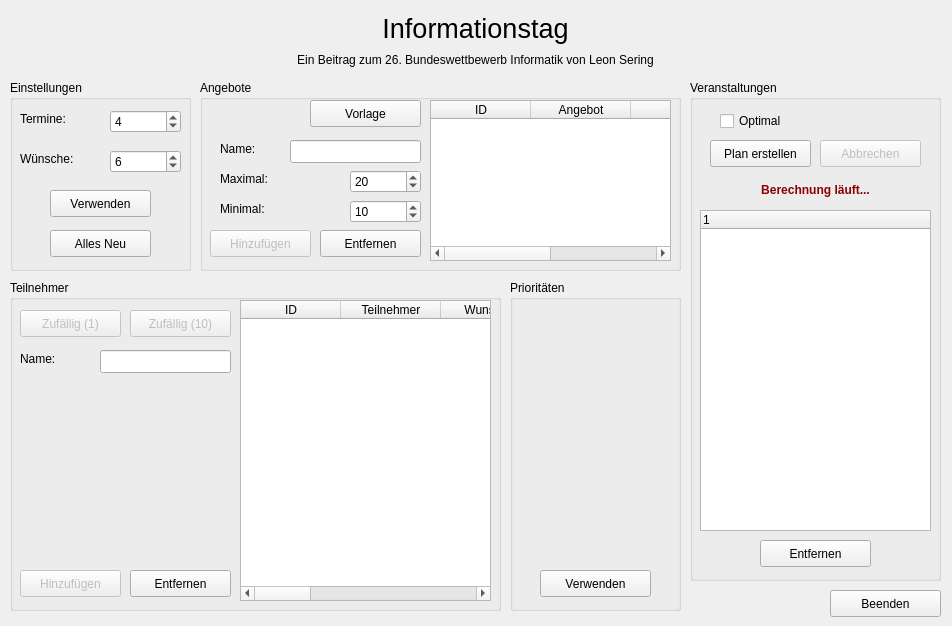
<ui version="4.0" >
 <class>QtInformationstagClass</class>
 <widget class="QWidget" name="QtInformationstagClass" >
  <property name="geometry" >
   <rect>
    <x>0</x>
    <y>0</y>
    <width>952</width>
    <height>626</height>
   </rect>
  </property>
  <property name="minimumSize" >
   <size>
    <width>952</width>
    <height>626</height>
   </size>
  </property>
  <property name="maximumSize" >
   <size>
    <width>952</width>
    <height>626</height>
   </size>
  </property>
  <property name="windowTitle" >
   <string>Informationstag</string>
  </property>
  <widget class="QLabel" name="labelInformationstag" >
   <property name="geometry" >
    <rect>
     <x>10</x>
     <y>10</y>
     <width>931</width>
     <height>36</height>
    </rect>
   </property>
   <property name="font" >
    <font>
     <pointsize>20</pointsize>
     <weight>50</weight>
     <bold>false</bold>
    </font>
   </property>
   <property name="text" >
    <string>Informationstag</string>
   </property>
   <property name="alignment" >
    <set>Qt::AlignCenter</set>
   </property>
  </widget>
  <widget class="QPushButton" name="btBeenden" >
   <property name="geometry" >
    <rect>
     <x>830</x>
     <y>590</y>
     <width>111</width>
     <height>27</height>
    </rect>
   </property>
   <property name="text" >
    <string>Beenden</string>
   </property>
  </widget>
  <widget class="QGroupBox" name="gBoxAngebot" >
   <property name="geometry" >
    <rect>
     <x>200</x>
     <y>80</y>
     <width>481</width>
     <height>191</height>
    </rect>
   </property>
   <property name="title" >
    <string>Angebote</string>
   </property>
   <widget class="QLabel" name="labelNameAngebot" >
    <property name="geometry" >
     <rect>
      <x>20</x>
      <y>60</y>
      <width>57</width>
      <height>18</height>
     </rect>
    </property>
    <property name="text" >
     <string>Name:</string>
    </property>
   </widget>
   <widget class="QLabel" name="labelMin" >
    <property name="geometry" >
     <rect>
      <x>20</x>
      <y>120</y>
      <width>57</width>
      <height>18</height>
     </rect>
    </property>
    <property name="text" >
     <string>Minimal:</string>
    </property>
   </widget>
   <widget class="QLabel" name="labelMax" >
    <property name="geometry" >
     <rect>
      <x>20</x>
      <y>90</y>
      <width>57</width>
      <height>18</height>
     </rect>
    </property>
    <property name="text" >
     <string>Maximal:</string>
    </property>
   </widget>
   <widget class="QLineEdit" name="nameAngebot" >
    <property name="geometry" >
     <rect>
      <x>90</x>
      <y>60</y>
      <width>131</width>
      <height>23</height>
     </rect>
    </property>
    <property name="text" >
     <string/>
    </property>
   </widget>
   <widget class="QSpinBox" name="sBoxMin" >
    <property name="geometry" >
     <rect>
      <x>150</x>
      <y>120</y>
      <width>71</width>
      <height>23</height>
     </rect>
    </property>
    <property name="minimum" >
     <number>1</number>
    </property>
    <property name="value" >
     <number>10</number>
    </property>
   </widget>
   <widget class="QSpinBox" name="sBoxMax" >
    <property name="geometry" >
     <rect>
      <x>150</x>
      <y>90</y>
      <width>71</width>
      <height>23</height>
     </rect>
    </property>
    <property name="minimum" >
     <number>2</number>
    </property>
    <property name="value" >
     <number>20</number>
    </property>
   </widget>
   <widget class="QPushButton" name="btAngebotHinzufuegen" >
    <property name="enabled" >
     <bool>false</bool>
    </property>
    <property name="geometry" >
     <rect>
      <x>10</x>
      <y>150</y>
      <width>101</width>
      <height>27</height>
     </rect>
    </property>
    <property name="text" >
     <string>Hinzufügen</string>
    </property>
   </widget>
   <widget class="QTableWidget" name="tableAngebote" >
    <property name="geometry" >
     <rect>
      <x>230</x>
      <y>20</y>
      <width>241</width>
      <height>161</height>
     </rect>
    </property>
    <property name="selectionMode" >
     <enum>QAbstractItemView::SingleSelection</enum>
    </property>
    <property name="selectionBehavior" >
     <enum>QAbstractItemView::SelectRows</enum>
    </property>
    <property name="columnCount" >
     <number>4</number>
    </property>
    <column>
     <property name="text" >
      <string>ID</string>
     </property>
    </column>
    <column>
     <property name="text" >
      <string>Angebot</string>
     </property>
    </column>
    <column>
     <property name="text" >
      <string>Min</string>
     </property>
    </column>
    <column>
     <property name="text" >
      <string>Max</string>
     </property>
    </column>
   </widget>
   <widget class="QPushButton" name="btVorlageHinzufuegen" >
    <property name="geometry" >
     <rect>
      <x>110</x>
      <y>20</y>
      <width>111</width>
      <height>27</height>
     </rect>
    </property>
    <property name="text" >
     <string>Vorlage</string>
    </property>
   </widget>
   <widget class="QPushButton" name="btAngebotEntfernen" >
    <property name="geometry" >
     <rect>
      <x>120</x>
      <y>150</y>
      <width>101</width>
      <height>27</height>
     </rect>
    </property>
    <property name="text" >
     <string>Entfernen</string>
    </property>
   </widget>
  </widget>
  <widget class="QGroupBox" name="gBoxTeilnehmer" >
   <property name="geometry" >
    <rect>
     <x>10</x>
     <y>280</y>
     <width>491</width>
     <height>331</height>
    </rect>
   </property>
   <property name="title" >
    <string>Teilnehmer</string>
   </property>
   <widget class="QLabel" name="labelNameTeilnehmer" >
    <property name="geometry" >
     <rect>
      <x>10</x>
      <y>70</y>
      <width>57</width>
      <height>18</height>
     </rect>
    </property>
    <property name="text" >
     <string>Name:</string>
    </property>
   </widget>
   <widget class="QLineEdit" name="nameTeilnehmer" >
    <property name="geometry" >
     <rect>
      <x>90</x>
      <y>70</y>
      <width>131</width>
      <height>23</height>
     </rect>
    </property>
   </widget>
   <widget class="QPushButton" name="btTeilnehmerHinzufuegen" >
    <property name="enabled" >
     <bool>false</bool>
    </property>
    <property name="geometry" >
     <rect>
      <x>10</x>
      <y>290</y>
      <width>101</width>
      <height>27</height>
     </rect>
    </property>
    <property name="text" >
     <string>Hinzufügen</string>
    </property>
   </widget>
   <widget class="QTableWidget" name="tableTeilnehmer" >
    <property name="geometry" >
     <rect>
      <x>230</x>
      <y>20</y>
      <width>251</width>
      <height>301</height>
     </rect>
    </property>
    <property name="selectionMode" >
     <enum>QAbstractItemView::SingleSelection</enum>
    </property>
    <property name="selectionBehavior" >
     <enum>QAbstractItemView::SelectRows</enum>
    </property>
    <property name="columnCount" >
     <number>8</number>
    </property>
    <column>
     <property name="text" >
      <string>ID</string>
     </property>
    </column>
    <column>
     <property name="text" >
      <string>Teilnehmer</string>
     </property>
    </column>
    <column>
     <property name="text" >
      <string>Wunsch 1</string>
     </property>
    </column>
    <column>
     <property name="text" >
      <string>Wunsch 2</string>
     </property>
    </column>
    <column>
     <property name="text" >
      <string>Wunsch 3</string>
     </property>
    </column>
    <column>
     <property name="text" >
      <string>Wunsch 4</string>
     </property>
    </column>
    <column>
     <property name="text" >
      <string>Wunsch 5</string>
     </property>
    </column>
    <column>
     <property name="text" >
      <string>Wunsch 6</string>
     </property>
    </column>
   </widget>
   <widget class="QPushButton" name="btTeilnehmerEntfernen" >
    <property name="geometry" >
     <rect>
      <x>120</x>
      <y>290</y>
      <width>101</width>
      <height>27</height>
     </rect>
    </property>
    <property name="text" >
     <string>Entfernen</string>
    </property>
   </widget>
   <widget class="QPushButton" name="btZufaellig1" >
    <property name="enabled" >
     <bool>false</bool>
    </property>
    <property name="geometry" >
     <rect>
      <x>10</x>
      <y>30</y>
      <width>101</width>
      <height>27</height>
     </rect>
    </property>
    <property name="text" >
     <string>Zufällig (1)</string>
    </property>
   </widget>
   <widget class="QPushButton" name="btZufaellig10" >
    <property name="enabled" >
     <bool>false</bool>
    </property>
    <property name="geometry" >
     <rect>
      <x>120</x>
      <y>30</y>
      <width>101</width>
      <height>27</height>
     </rect>
    </property>
    <property name="text" >
     <string>Zufällig (10)</string>
    </property>
   </widget>
  </widget>
  <widget class="QGroupBox" name="gBoxVeranstaltungen" >
   <property name="geometry" >
    <rect>
     <x>690</x>
     <y>80</y>
     <width>251</width>
     <height>501</height>
    </rect>
   </property>
   <property name="title" >
    <string>Veranstaltungen</string>
   </property>
   <widget class="QTreeWidget" name="treeVeranstaltungen" >
    <property name="geometry" >
     <rect>
      <x>10</x>
      <y>130</y>
      <width>231</width>
      <height>321</height>
     </rect>
    </property>
    <column>
     <property name="text" >
      <string>1</string>
     </property>
    </column>
   </widget>
   <widget class="QPushButton" name="btVeranstaltungenEntfernen" >
    <property name="geometry" >
     <rect>
      <x>70</x>
      <y>460</y>
      <width>111</width>
      <height>27</height>
     </rect>
    </property>
    <property name="text" >
     <string>Entfernen</string>
    </property>
   </widget>
   <widget class="QPushButton" name="btPlanErstellen" >
    <property name="geometry" >
     <rect>
      <x>20</x>
      <y>60</y>
      <width>101</width>
      <height>27</height>
     </rect>
    </property>
    <property name="text" >
     <string>Plan erstellen</string>
    </property>
   </widget>
   <widget class="QCheckBox" name="cBoxOptimal" >
    <property name="geometry" >
     <rect>
      <x>30</x>
      <y>30</y>
      <width>83</width>
      <height>22</height>
     </rect>
    </property>
    <property name="text" >
     <string>Optimal</string>
    </property>
   </widget>
   <widget class="QPushButton" name="btAbbrechen" >
    <property name="enabled" >
     <bool>false</bool>
    </property>
    <property name="geometry" >
     <rect>
      <x>130</x>
      <y>60</y>
      <width>101</width>
      <height>27</height>
     </rect>
    </property>
    <property name="text" >
     <string>Abbrechen</string>
    </property>
   </widget>
   <widget class="QLabel" name="labelStatus" >
    <property name="geometry" >
     <rect>
      <x>10</x>
      <y>100</y>
      <width>231</width>
      <height>20</height>
     </rect>
    </property>
    <property name="palette" >
     <palette>
      <active>
       <colorrole role="WindowText" >
        <brush brushstyle="SolidPattern" >
         <color alpha="255" >
          <red>139</red>
          <green>0</green>
          <blue>0</blue>
         </color>
        </brush>
       </colorrole>
      </active>
      <inactive>
       <colorrole role="WindowText" >
        <brush brushstyle="SolidPattern" >
         <color alpha="255" >
          <red>139</red>
          <green>0</green>
          <blue>0</blue>
         </color>
        </brush>
       </colorrole>
      </inactive>
      <disabled>
       <colorrole role="WindowText" >
        <brush brushstyle="SolidPattern" >
         <color alpha="255" >
          <red>119</red>
          <green>119</green>
          <blue>121</blue>
         </color>
        </brush>
       </colorrole>
      </disabled>
     </palette>
    </property>
    <property name="font" >
     <font>
      <weight>75</weight>
      <bold>true</bold>
     </font>
    </property>
    <property name="text" >
     <string>Berechnung läuft...</string>
    </property>
    <property name="alignment" >
     <set>Qt::AlignCenter</set>
    </property>
   </widget>
  </widget>
  <widget class="QGroupBox" name="gBoxEinstellungen" >
   <property name="geometry" >
    <rect>
     <x>10</x>
     <y>80</y>
     <width>181</width>
     <height>191</height>
    </rect>
   </property>
   <property name="title" >
    <string>Einstellungen</string>
   </property>
   <widget class="QPushButton" name="btEinstellungenVerwenden" >
    <property name="geometry" >
     <rect>
      <x>40</x>
      <y>110</y>
      <width>101</width>
      <height>27</height>
     </rect>
    </property>
    <property name="text" >
     <string>Verwenden</string>
    </property>
   </widget>
   <widget class="QSpinBox" name="sBoxAnzWuensche" >
    <property name="geometry" >
     <rect>
      <x>100</x>
      <y>70</y>
      <width>71</width>
      <height>23</height>
     </rect>
    </property>
    <property name="minimum" >
     <number>1</number>
    </property>
    <property name="maximum" >
     <number>20</number>
    </property>
    <property name="value" >
     <number>6</number>
    </property>
   </widget>
   <widget class="QSpinBox" name="sBoxAnzTermine" >
    <property name="geometry" >
     <rect>
      <x>100</x>
      <y>30</y>
      <width>71</width>
      <height>23</height>
     </rect>
    </property>
    <property name="minimum" >
     <number>1</number>
    </property>
    <property name="maximum" >
     <number>10</number>
    </property>
    <property name="value" >
     <number>4</number>
    </property>
   </widget>
   <widget class="QLabel" name="labelAnzahlTermine" >
    <property name="geometry" >
     <rect>
      <x>10</x>
      <y>30</y>
      <width>52</width>
      <height>18</height>
     </rect>
    </property>
    <property name="text" >
     <string>Termine:</string>
    </property>
   </widget>
   <widget class="QLabel" name="labelAnzahlWuensche" >
    <property name="geometry" >
     <rect>
      <x>10</x>
      <y>70</y>
      <width>61</width>
      <height>18</height>
     </rect>
    </property>
    <property name="text" >
     <string>Wünsche:</string>
    </property>
   </widget>
   <widget class="QPushButton" name="btAllesNeu" >
    <property name="geometry" >
     <rect>
      <x>40</x>
      <y>150</y>
      <width>101</width>
      <height>27</height>
     </rect>
    </property>
    <property name="text" >
     <string>Alles Neu</string>
    </property>
   </widget>
  </widget>
  <widget class="QGroupBox" name="gBoxPrioritaeten" >
   <property name="geometry" >
    <rect>
     <x>510</x>
     <y>280</y>
     <width>171</width>
     <height>331</height>
    </rect>
   </property>
   <property name="title" >
    <string>Prioritäten</string>
   </property>
   <widget class="QPushButton" name="btPrioritaetenVerwenden" >
    <property name="geometry" >
     <rect>
      <x>30</x>
      <y>290</y>
      <width>111</width>
      <height>27</height>
     </rect>
    </property>
    <property name="text" >
     <string>Verwenden</string>
    </property>
   </widget>
  </widget>
  <widget class="QLabel" name="label" >
   <property name="geometry" >
    <rect>
     <x>10</x>
     <y>50</y>
     <width>931</width>
     <height>20</height>
    </rect>
   </property>
   <property name="text" >
    <string>Ein Beitrag zum 26. Bundeswettbewerb Informatik von Leon Sering</string>
   </property>
   <property name="alignment" >
    <set>Qt::AlignCenter</set>
   </property>
  </widget>
 </widget>
 <layoutdefault spacing="6" margin="11" />
 <resources/>
 <connections>
  <connection>
   <sender>btBeenden</sender>
   <signal>clicked()</signal>
   <receiver>QtInformationstagClass</receiver>
   <slot>close()</slot>
   <hints>
    <hint type="sourcelabel" >
     <x>638</x>
     <y>290</y>
    </hint>
    <hint type="destinationlabel" >
     <x>109</x>
     <y>308</y>
    </hint>
   </hints>
  </connection>
 </connections>
</ui>
